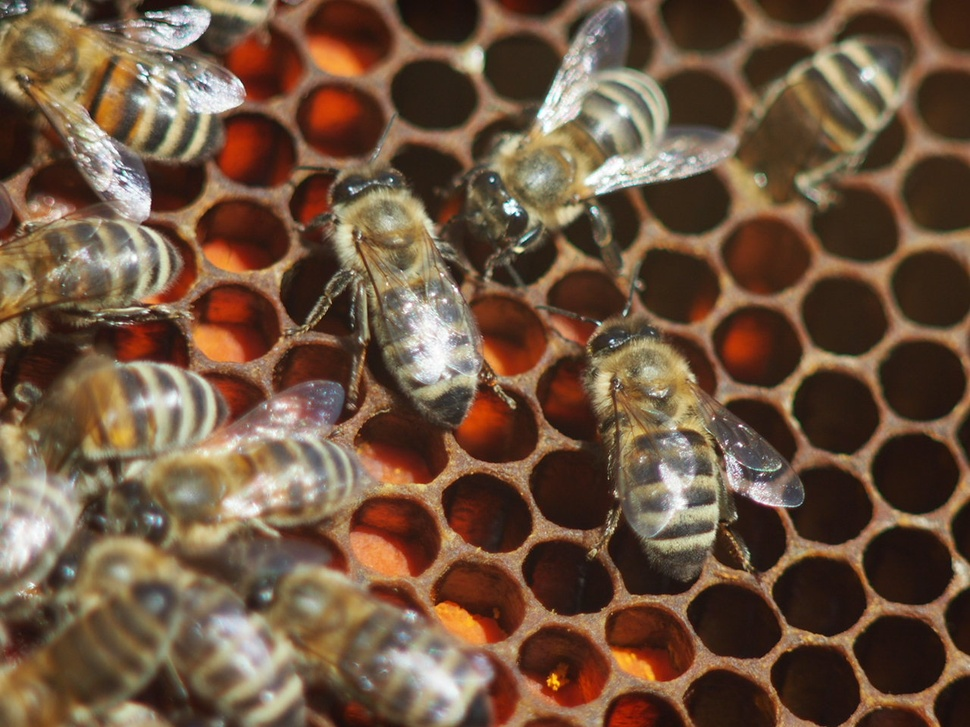
#> input picture 18499925491_e3af00ff02_o.jpg, 970 x 727 px, shrunk from 1280 x 960 before the run
$ python -i beezoom.py   (imports and definitions only)
#> lines starting #> are read from the running program, lines starting #| are printed output that depends on the picture
import cv2
from pandas import np
import streamlit as st


def run_the_app():
    DATA_DIR = 'data'
    path_input_image = '18499925491_e3af00ff02_o.jpg'
    original_image = cv2.imread(path_input_image)
#> original_image is the input picture: shape (727, 970, 3); mean B, G, R 63.6, 84.8, 111.3
    st.image(original_image, caption='')
#> (this line was passed over: streamlit is not available in this run)

    gray = cv2.cvtColor(original_image, cv2.COLOR_BGR2GRAY)
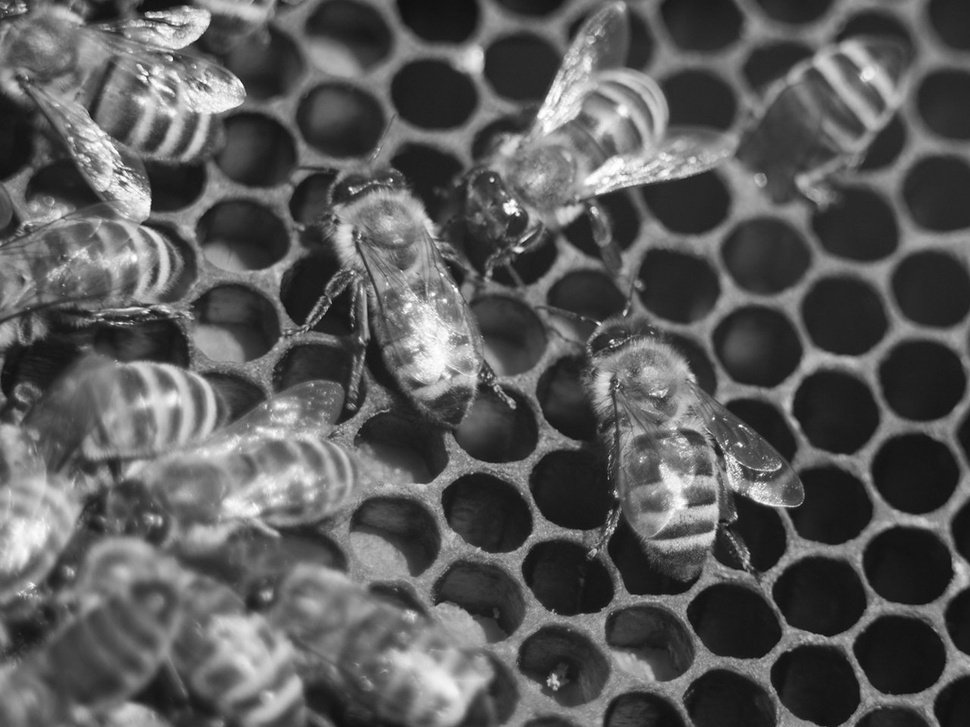
#> gray: shape (727, 970); min 10, max 255, mean 90.3
    st.image(gray, caption='')
#> (this line was passed over: streamlit is not available in this run)

    edges = cv2.Canny(gray, 50, 150)
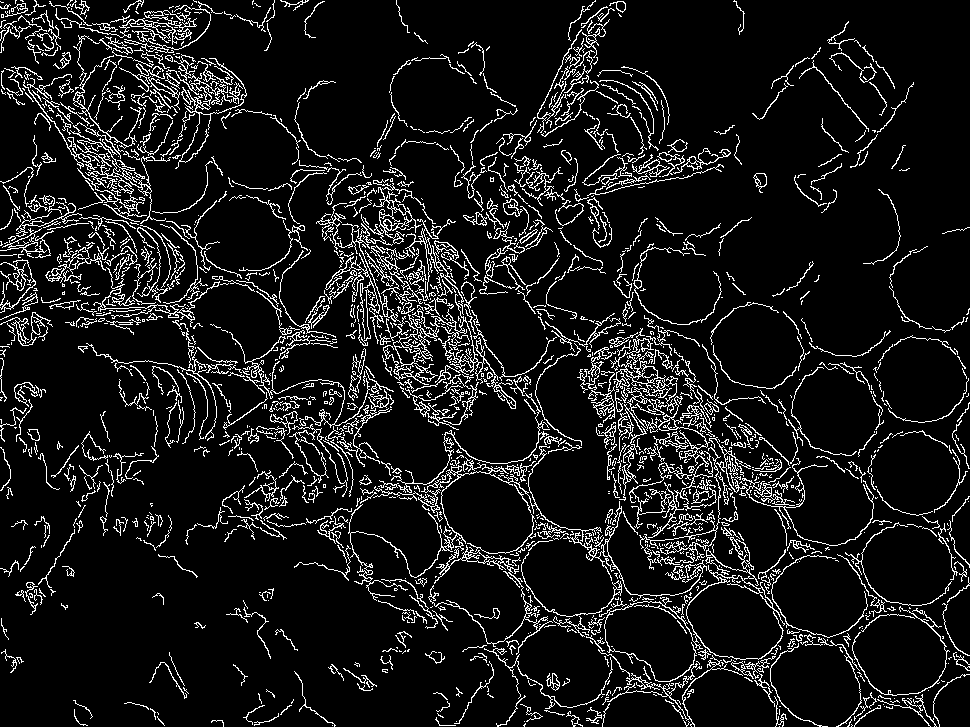
#> edges: shape (727, 970); 9.6% white in thin lines or dots
    st.image(edges, caption='')
#> (this line was passed over: streamlit is not available in this run)

#> (the run stopped early here; a loop or call above may not have finished)

$ run again, with 25572062980_ed23e7ce57_o.jpg copied over 18499925491_e3af00ff02_o.jpg
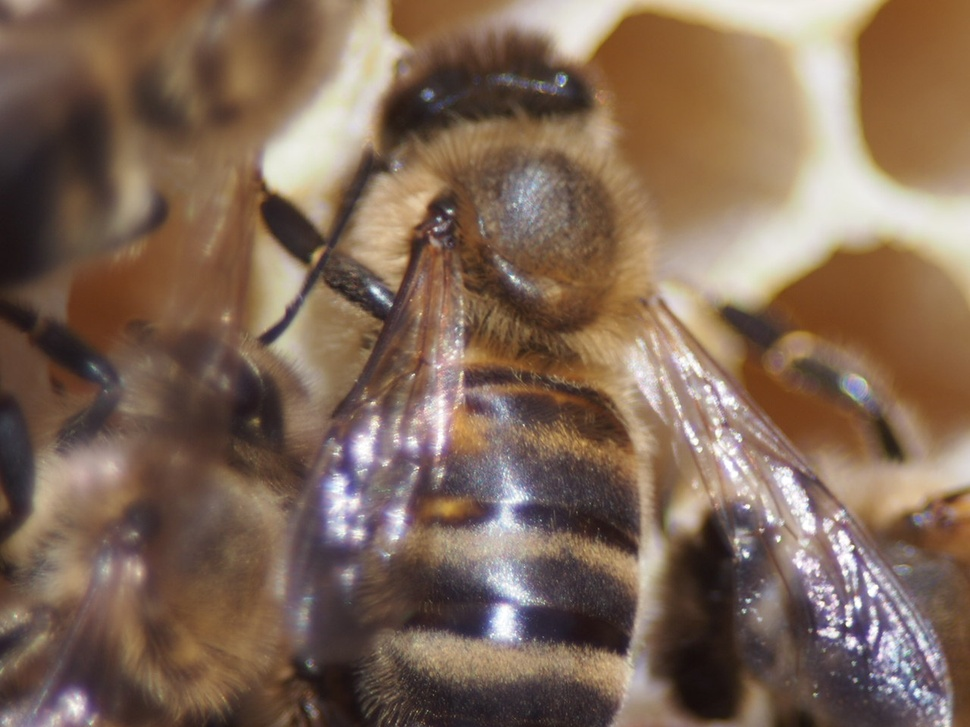
#> input picture 25572062980_ed23e7ce57_o.jpg, 970 x 727 px, shrunk from 1280 x 960 before the run
#> in run_the_app, original_image is the input picture: shape (727, 970, 3); mean B, G, R 86.9, 104.1, 127.7
#> in run_the_app, `gray = cv2.cvtColor(original_image, cv2.COLOR_BGR2GRAY)`:
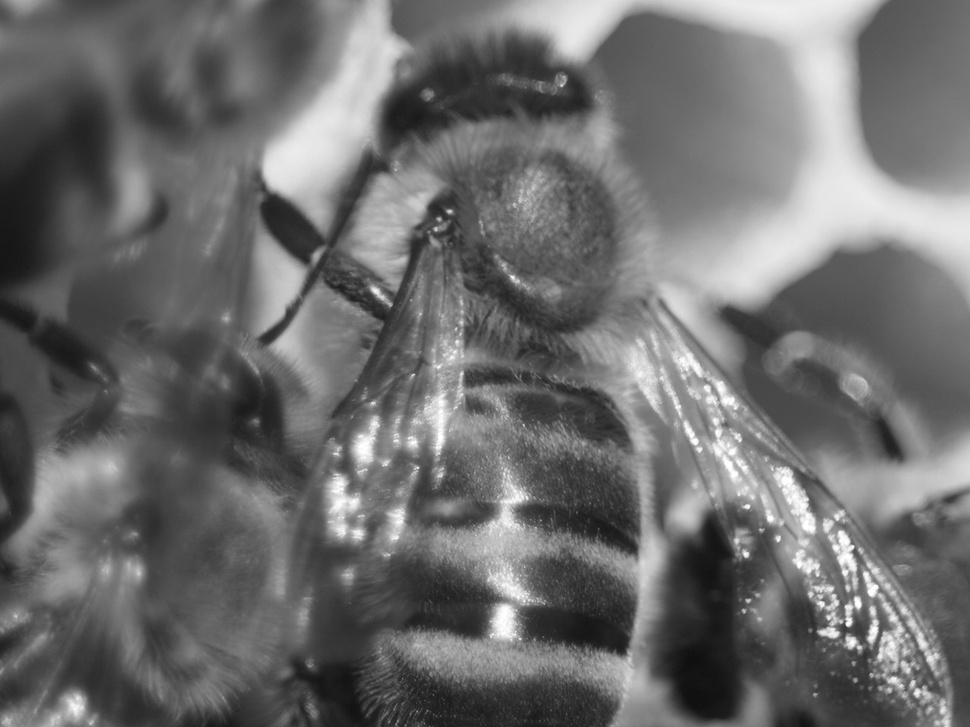
#> gray: shape (727, 970); min 15, max 255, mean 109.2
#> in run_the_app, `edges = cv2.Canny(gray, 50, 150)`:
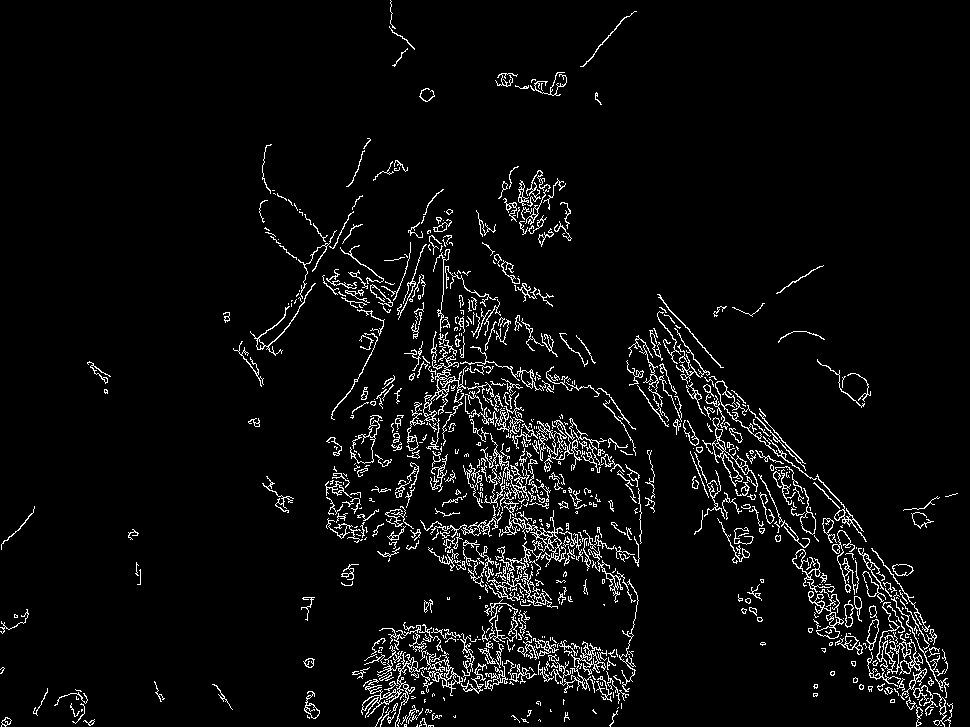
#> edges: shape (727, 970); 4.8% white in thin lines or dots

$ run again, with 25573850170_6f10bb5941_o.jpg copied over 18499925491_e3af00ff02_o.jpg
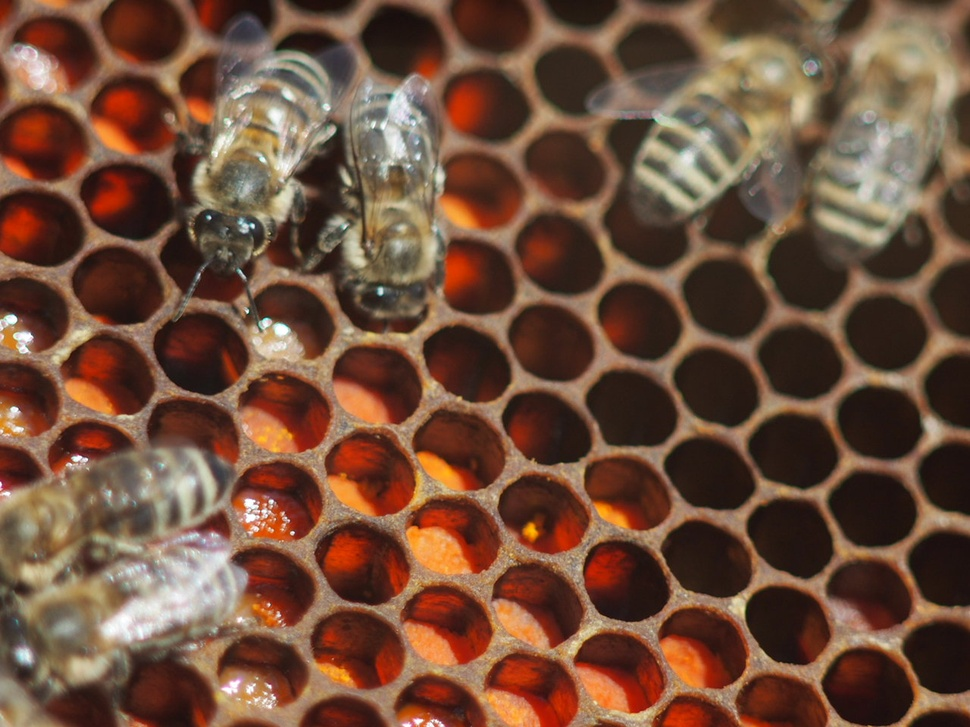
#> input picture 25573850170_6f10bb5941_o.jpg, 970 x 727 px, shrunk from 1280 x 960 before the run
#> in run_the_app, original_image is the input picture: shape (727, 970, 3); mean B, G, R 59, 78, 111.7
#> in run_the_app, `gray = cv2.cvtColor(original_image, cv2.COLOR_BGR2GRAY)`:
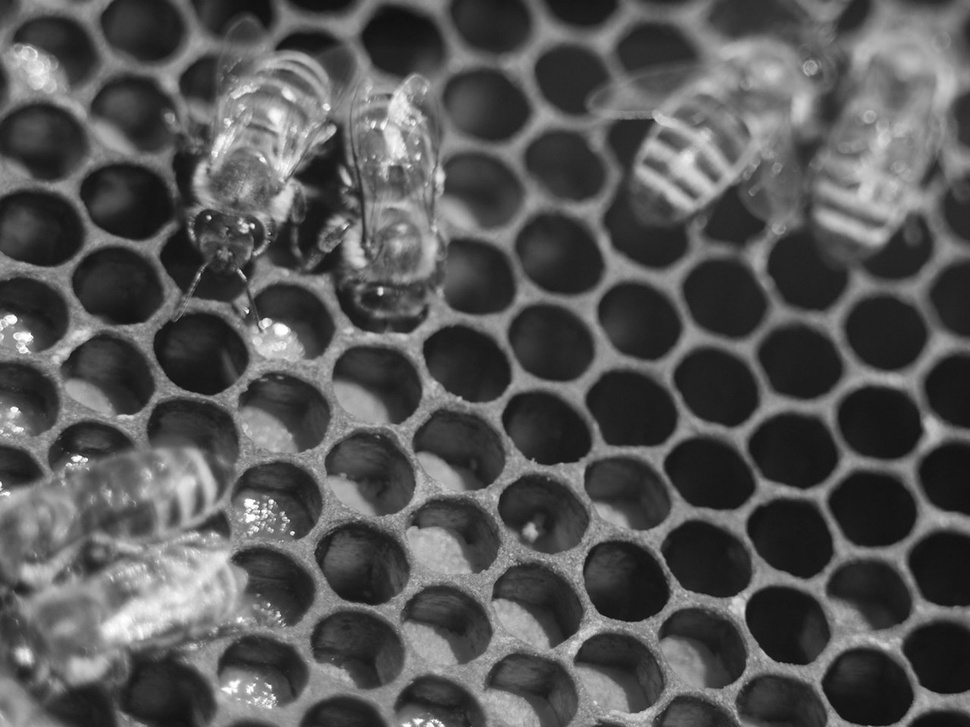
#> gray: shape (727, 970); min 12, max 255, mean 85.9
#> in run_the_app, `edges = cv2.Canny(gray, 50, 150)`:
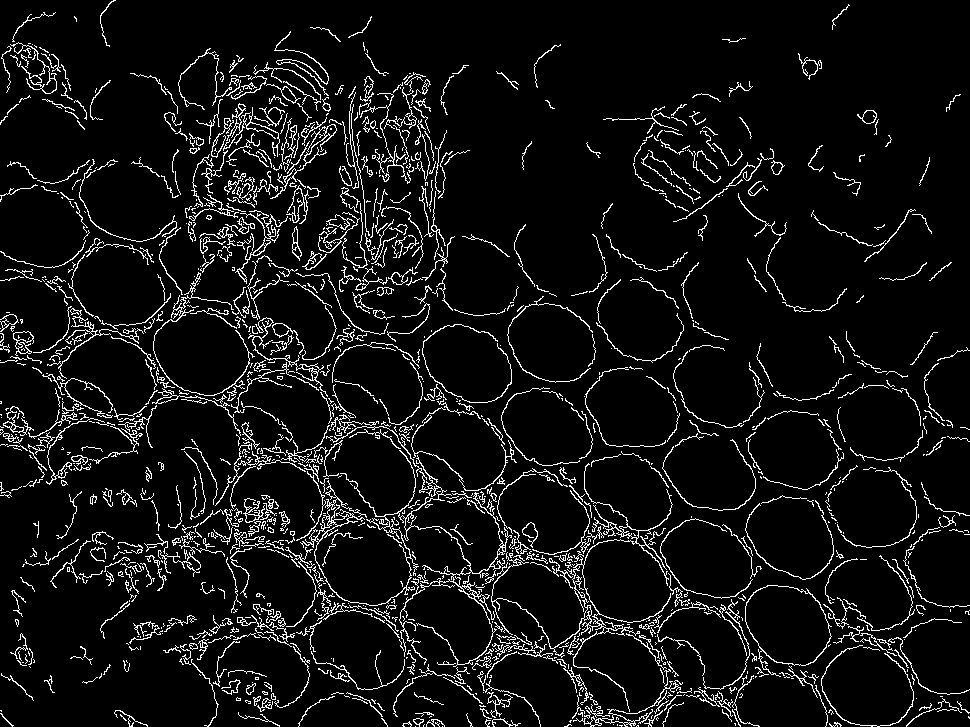
#> edges: shape (727, 970); 7.1% white in thin lines or dots

$ run again, with 25750769352_491faaf0a8_o.jpg copied over 18499925491_e3af00ff02_o.jpg
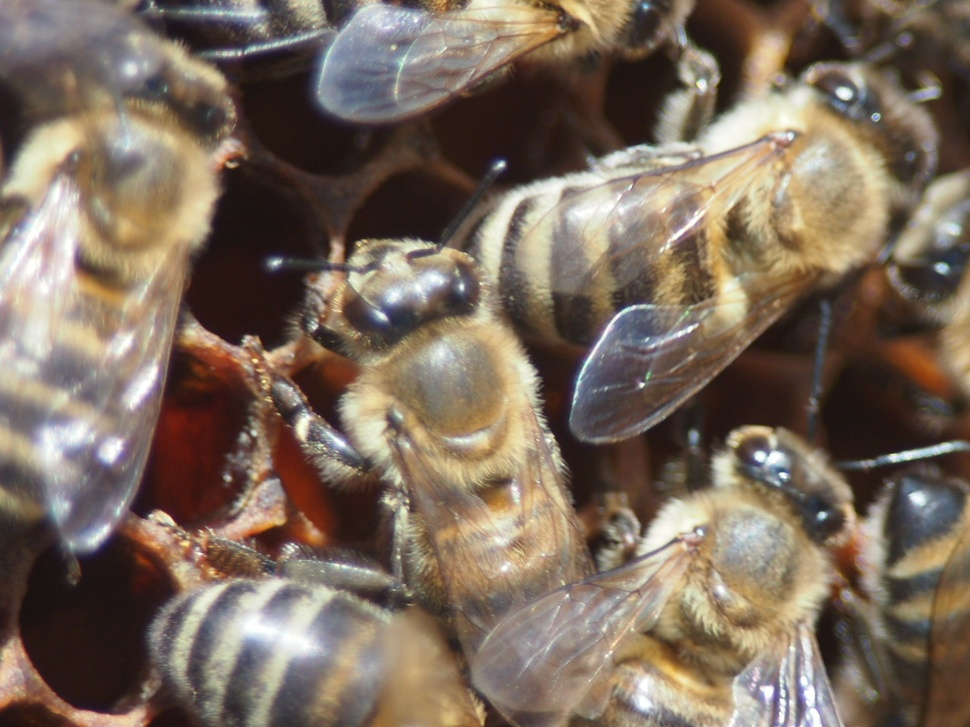
#> input picture 25750769352_491faaf0a8_o.jpg, 970 x 727 px, shrunk from 1280 x 960 before the run
#> in run_the_app, original_image is the input picture: shape (727, 970, 3); mean B, G, R 92.9, 107.2, 123.2
#> in run_the_app, `gray = cv2.cvtColor(original_image, cv2.COLOR_BGR2GRAY)`:
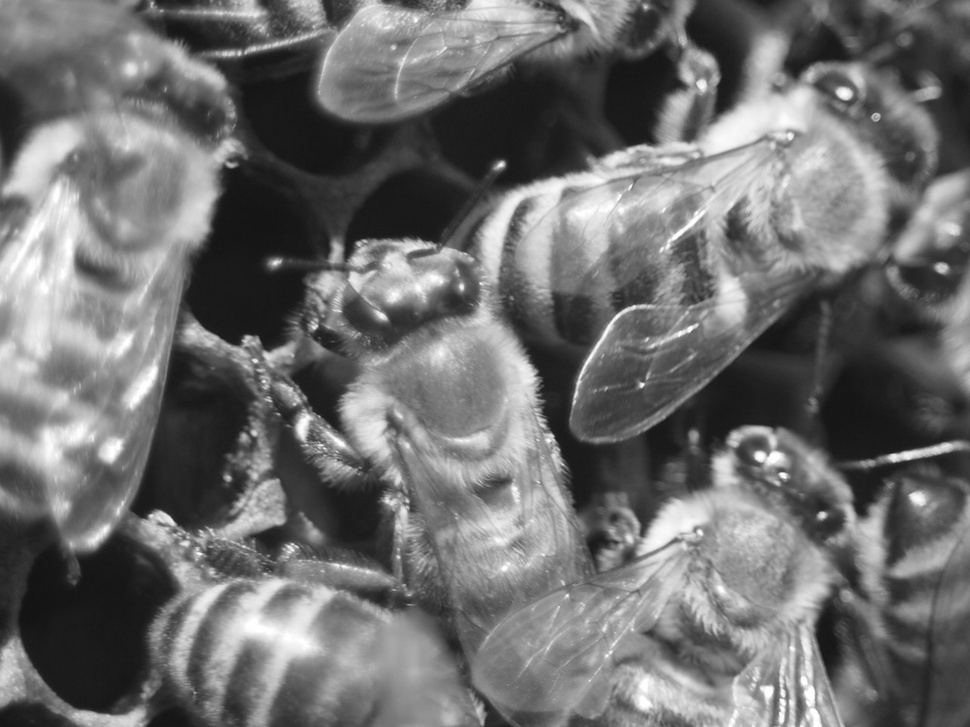
#> gray: shape (727, 970); min 18, max 255, mean 110.4
#> in run_the_app, `edges = cv2.Canny(gray, 50, 150)`:
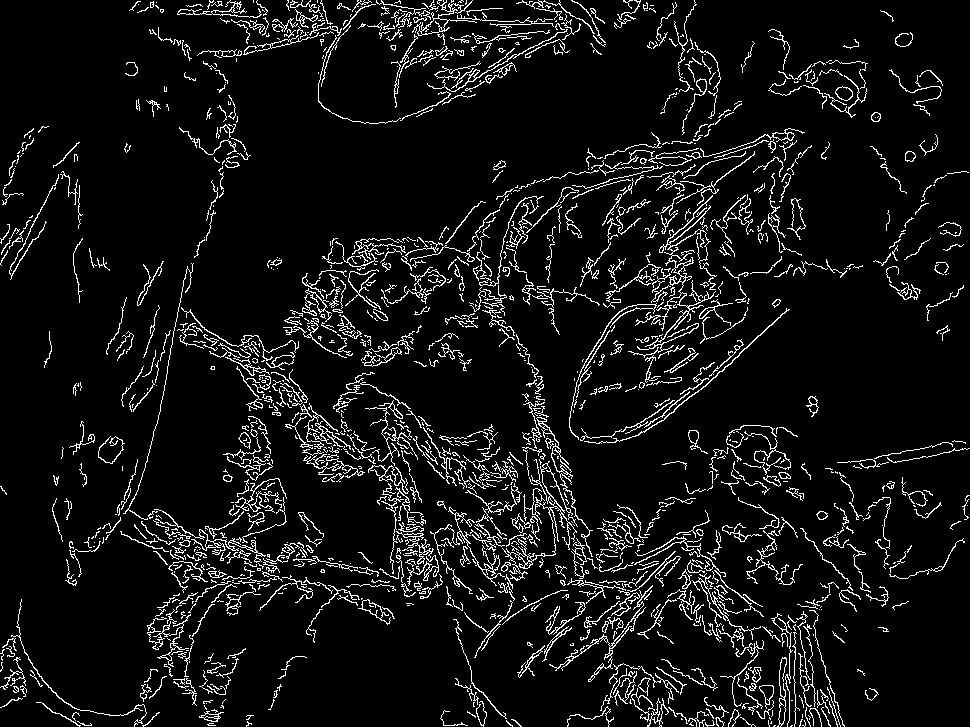
#> edges: shape (727, 970); 7.4% white in thin lines or dots
